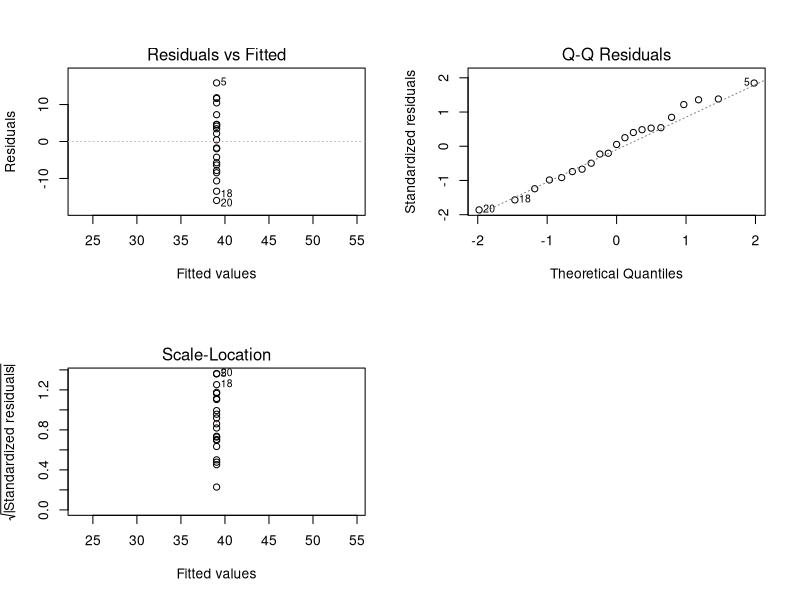
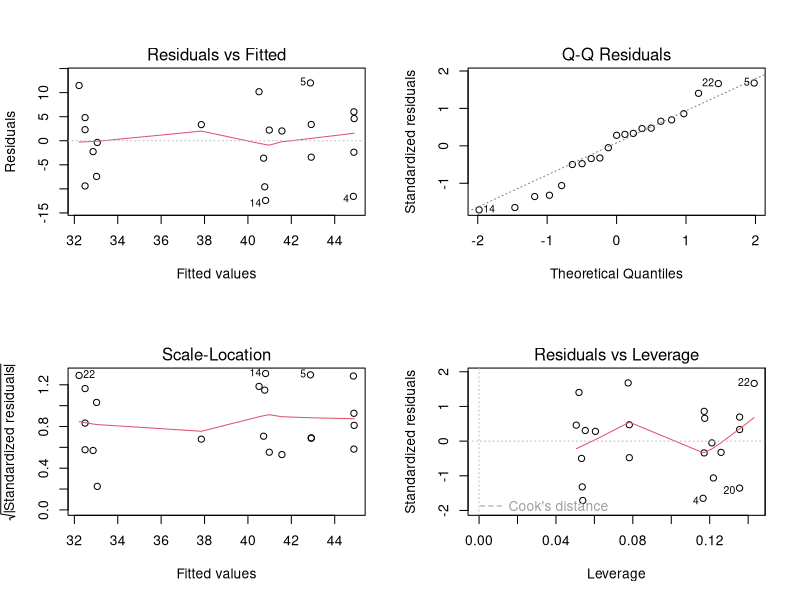
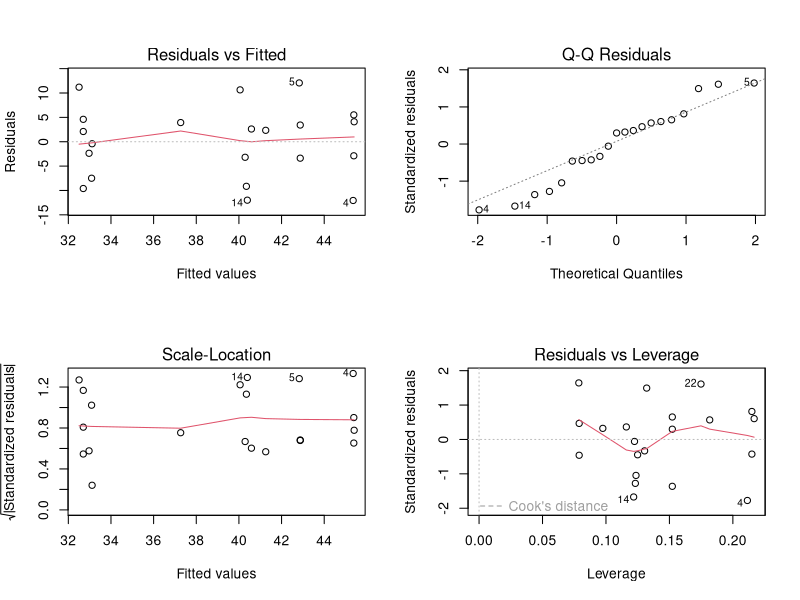
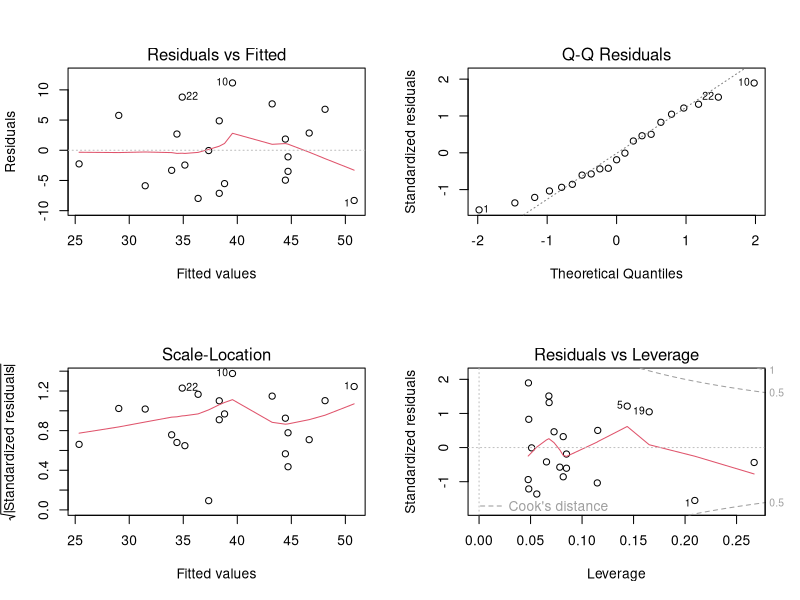
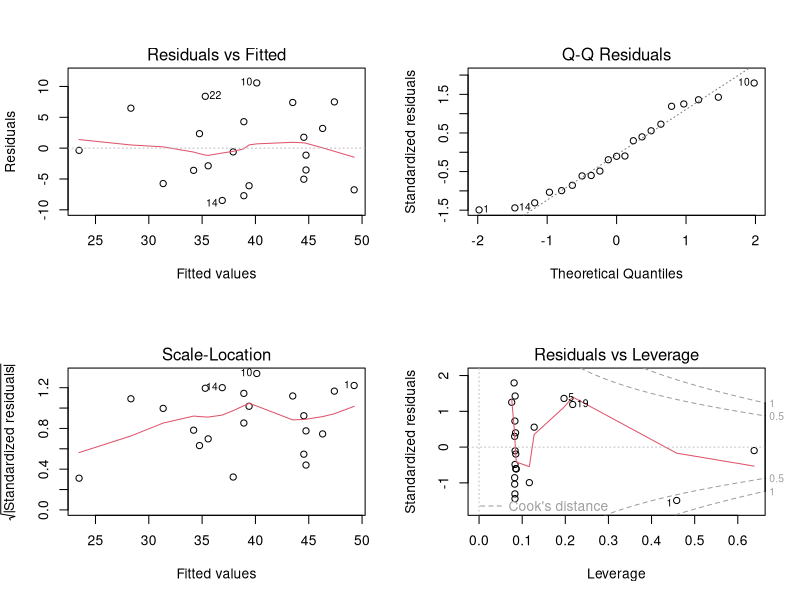
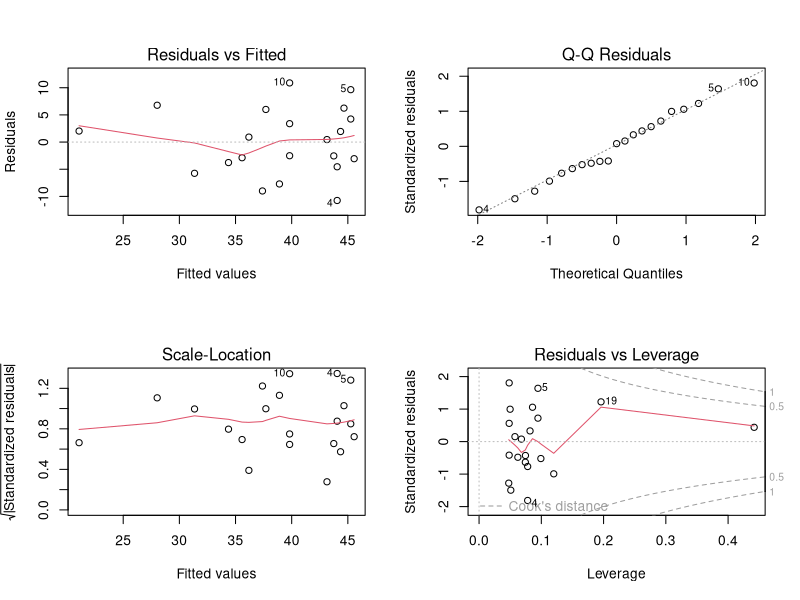
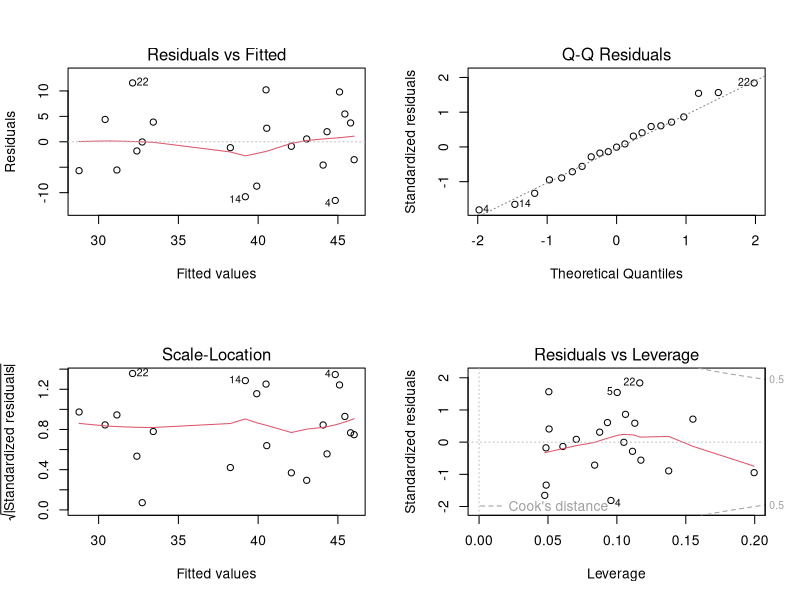
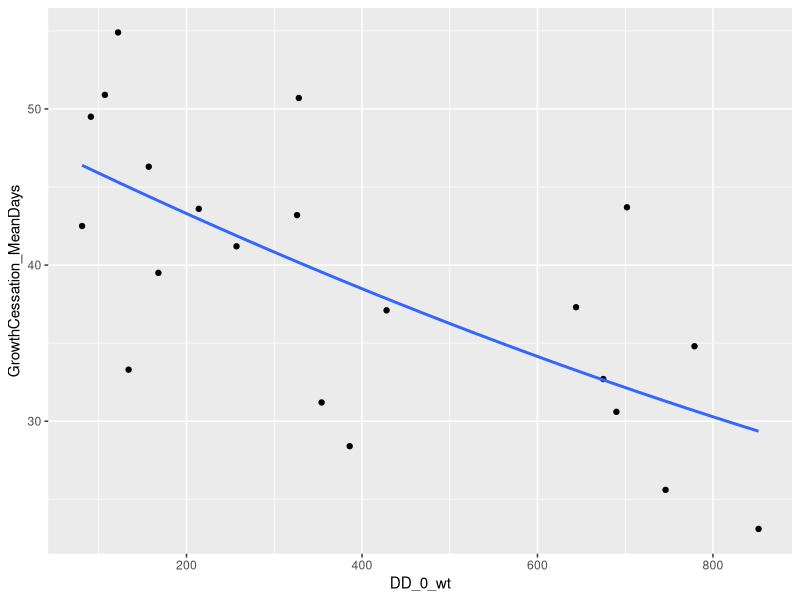

Write the R code that produced these figures, in order. (Note: this script raises an error after producing the figures.)
# yellow birch Sharik and Barnes Fall models
# author: Mary McCafferty
# version 2

library(ggplot2)

#read in the data
yb.clim = read.csv("YellowBirch_SharikBarnes_withClimate.csv")

#climate of the test site
yb.tests = read.csv("YB_AllTestSites_Normal_1941_1970SY_V2.csv")
# this test is in Michigan
yb.mi = yb.tests[which(yb.tests$ID2 == "MI"),]

# response variable: GrowthCessation_MeanDays
yb.clim$GrowthCessation_MeanDays
yb.clim = na.omit(yb.clim)

cor_fall = yb.clim[names(yb.clim) %in% c("GrowthCessation_MeanDays", "daylength_diff",
                             "Tmax_at", "DD_0_at", "DD_0_wt", 
                             "MAT", "MWMT", "MCMT", "TD", "MAP", "eFFP", "CMD")]

pearson_cor_fall = cor(cor_fall, method = "pearson")
spearman_cor_fall = cor(cor_fall, method = "spearman")

# run all models for leaf color
par(mfrow = c(2, 2))

# the null model
model.null = lm(GrowthCessation_MeanDays ~ 1, data = yb.clim)
summary(model.null)
plot(model.null)
r2.null = summary(model.null)$adj.r.squared

# daylength
model.day = lm(GrowthCessation_MeanDays ~ daylength_diff, data = yb.clim)
summary(model.day)
plot(model.day)
# significant but a lot of repeat values

# daylength^2
model.day2 = lm(GrowthCessation_MeanDays ~ daylength_diff + I(daylength_diff^2), data = yb.clim)
summary(model.day2)
plot(model.day2)
#quad term not significant
r2.day = summary(model.day)$adj.r.squared

#tmax_at
model.tmaxat = lm(GrowthCessation_MeanDays ~ Tmax_at, data = yb.clim)
summary(model.tmaxat)
plot(model.tmaxat)
# this is strong but fit maybe quadratic
model.tmaxat2 = lm(GrowthCessation_MeanDays ~ Tmax_at + I(Tmax_at^2), data = yb.clim)
summary(model.tmaxat2)
plot(model.tmaxat2)
# not significant
r2.tmaxat = summary(model.tmaxat)$adj.r.squared

#DD_0_at
model.dd0at = lm(GrowthCessation_MeanDays ~ DD_0_at, data = yb.clim)
summary(model.dd0at)
plot(model.dd0at)
# good 
r2.dd0at = summary(model.dd0at)$adj.r.squared

#DD_0_wt
model.dd0wt = lm(GrowthCessation_MeanDays ~ DD_0_wt, data = yb.clim)
summary(model.dd0wt)
plot(model.dd0wt)
# similarly weaker
ggplot(aes(DD_0_wt, GrowthCessation_MeanDays), data = yb.clim)+
  geom_point()+geom_smooth(method = 'lm', se=F, formula = y~x+I(x^2))
# non linear relationship, need to think more and come back

model.dd0wt2 = lm(GrowthCessation_MeanDays ~ DD_0_wt + I(DD_0_wt^2), data = yb.clim)
summary(model.dd0wt2)
plot(model.dd0wt2)
# quad term not sig, lower r2 than other models
r2.dd0wt = summary(model.dd0wt)$adj.r.squared

# MAT
model.mat = lm(GrowthCessation_MeanDays ~ MAT, data = yb.clim)
summary(model.mat)
plot(model.mat)
# very strong
r2.mat = summary(model.mat)$adj.r.squared

# MCMT
model.mcmt = lm(GrowthCessation_MeanDays ~ MCMT, data = yb.clim)
summary(model.mcmt)
plot(model.mcmt)
# okay
r2.mcmt = summary(model.mcmt)$adj.r.squared

# MWMT
model.mwmt = lm(GrowthCessation_MeanDays ~ MWMT, data = yb.clim)
summary(model.mwmt)
plot(model.mwmt)
# not super strong
ggplot(data = yb.clim, aes(x=MWMT, y=GrowthCessation_MeanDays))+
  geom_point()+ geom_smooth(method = 'lm')

model.mwmt2 = lm(GrowthCessation_MeanDays ~ MWMT + I(MWMT^2), data = yb.clim)
summary(model.mwmt2)
plot(model.mwmt2)
#not significant
r2.mwmt = summary(model.mwmt)$adj.r.squared

# MAP
model.map = lm(GrowthCessation_MeanDays ~ MAP, data = yb.clim)
summary(model.map)
plot(model.map)
# not significant
r2.map = summary(model.map)$adj.r.squared

# TD
model.td = lm(GrowthCessation_MeanDays ~ TD, data = yb.clim)
summary(model.td)
plot(model.td)
# weaker than others
r2.td = summary(model.td)$adj.r.squared

# eFFP
model.effp = lm(GrowthCessation_MeanDays ~ eFFP, data = yb.clim)
summary(model.effp)
plot(model.effp)
# others better
r2.effp = summary(model.effp)$adj.r.squared

# CMD
model.cmd = lm(GrowthCessation_MeanDays~ CMD, data = yb.clim)
summary(model.cmd)
plot(model.cmd)
# not strong
r2.cmd = summary(model.cmd)$adj.r.squared

#generally strong correlation with fall temperature variables
anova(model.null, model.day, model.tmaxat, model.dd0at, model.mwmt, model.mcmt, model.mat, model.map, model.effp, model.dd0wt, model.cmd, model.td)
aics = AIC(model.null, model.day, model.tmaxat, model.dd0at, model.mwmt, model.mcmt, model.mat, model.map, model.effp, model.dd0wt, model.cmd, model.td)
r2s = c(r2.null, r2.day, r2.tmaxat, r2.dd0at, r2.mwmt, r2.mcmt, r2.mat, r2.map, r2.effp, r2.dd0wt, r2.cmd, r2.td)


#save the results
results = cbind(aics, r2s)
results
write.csv(results, "YellowBirchSharikBarnesFallResults.csv")
#################################################

#tmaxat is best model
summary(model.tmaxat)
#run cross validation to assess best model
models = list(model.null, model.day, model.tmaxat, model.dd0at, model.mwmt, model.mcmt, model.mat, model.map, model.effp, model.dd0wt, model.cmd, model.td)
set.seed(12022025)
cv.error = rep(0, 12)
for (i in 1:length(models)){
  cv.error[i] = cv.glm(yb.clim, models[[i]])$delta[2]
}

#calculate the r^2
rss = sum(model.tmaxat$residuals^2)
tss = sum((yb.clim$GrowthCessation_MeanDays - mean(yb.clim$GrowthCessation_MeanDays))^2)
r2 = 1-rss/tss
n = nrow(yb.clim)
p = length(coef(model.tmaxat))-1
adj.r2 = 1 - (1 - r2) * ((n-1) / (n-p-1))
adj.r2
